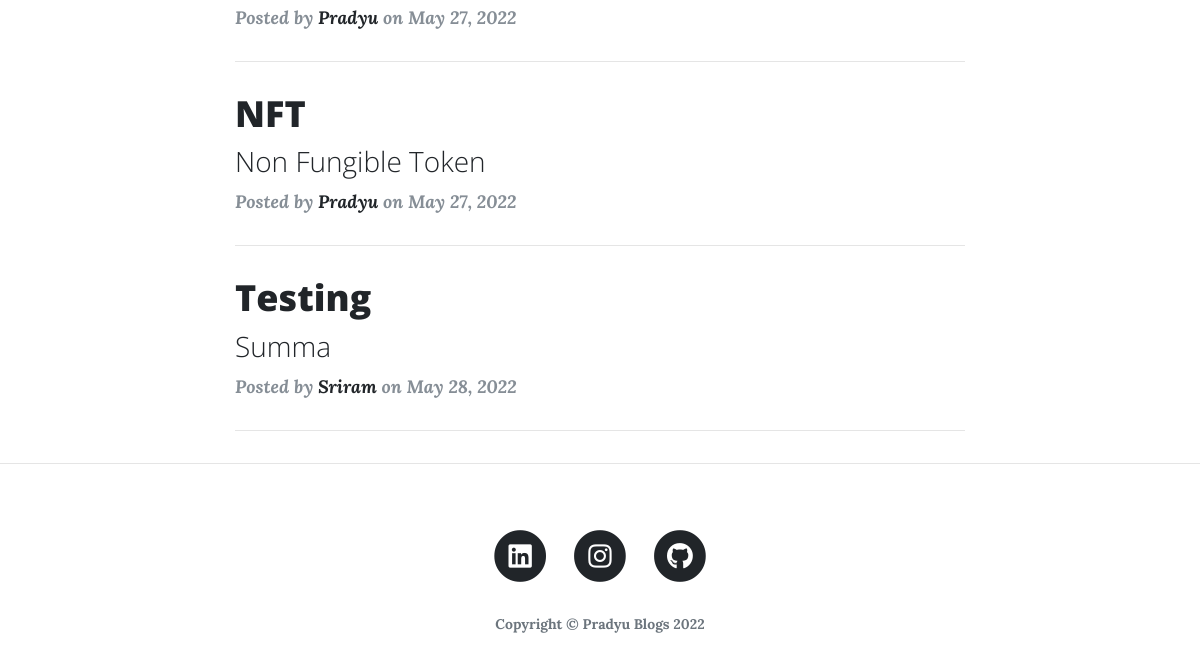
Before: / (lower part) with the older database file.
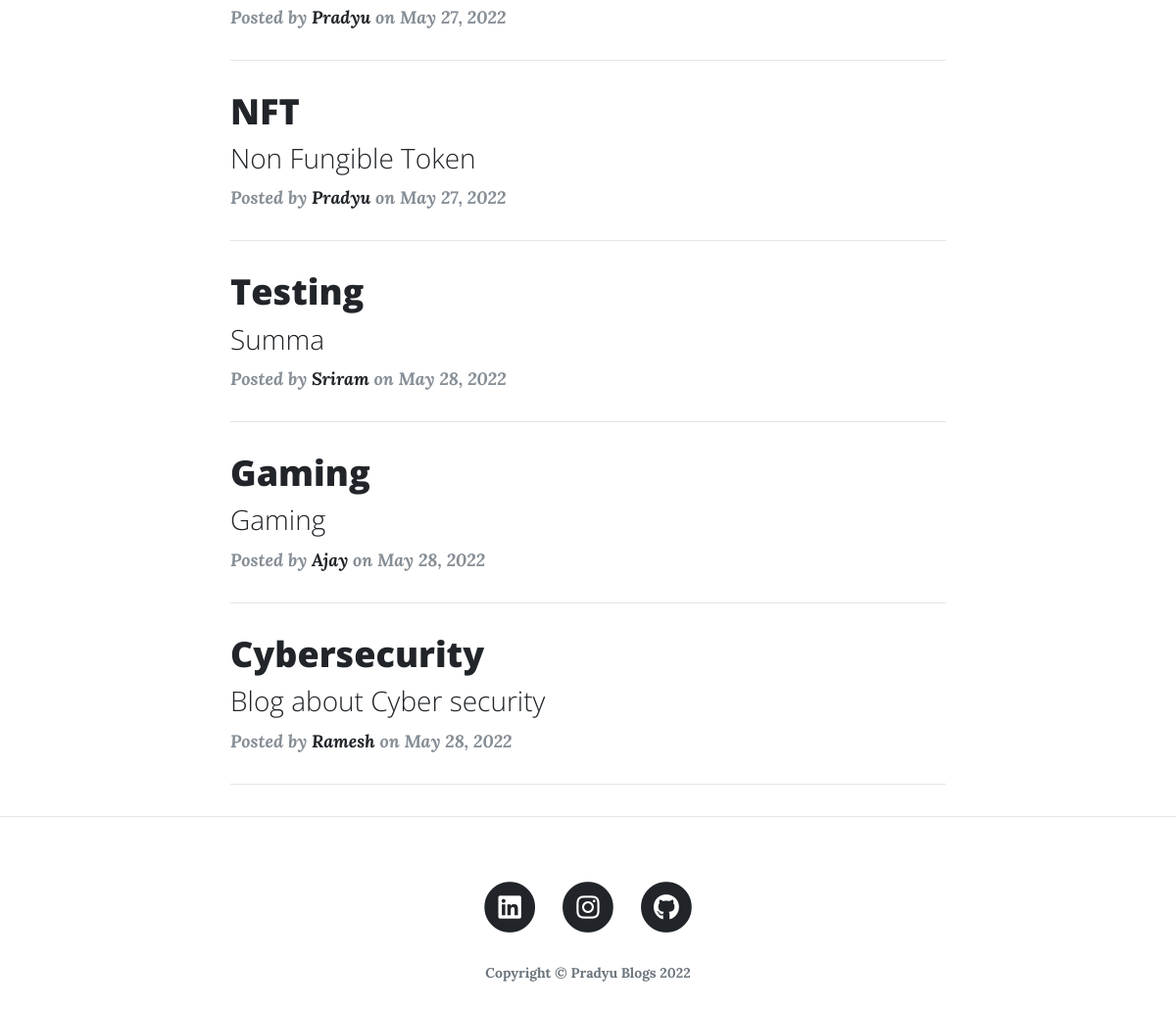
After: the same page with the newer database file.
### main.py (models this page shows)
class BlogPost(db.Model):
    __tablename__ = "blog_posts"
    id = db.Column(db.Integer, primary_key=True)
    title = db.Column(db.String(250), unique=True, nullable=False)
    subtitle = db.Column(db.String(250), nullable=False)
    date = db.Column(db.String(250), nullable=False)
    body = db.Column(db.Text, nullable=False)
    img_url = db.Column(db.String(250), nullable=False)
    author_id = db.Column(db.Integer, db.ForeignKey("users.id"),nullable=False)
    author = relationship("User", back_populates="posts")
    comments = relationship("Comments", back_populates="post",cascade="delete")

class User(UserMixin,db.Model):
    __tablename__="users"
    id=db.Column(db.Integer,primary_key=True)
    name=db.Column(db.String(100))
    email=db.Column(db.String(100),unique=True)
    password = db.Column(db.String(100))
    posts=relationship("BlogPost",back_populates="author")
    comments=relationship("Comments",back_populates="commenter")

### main.py (the view)
@app.route('/')
def get_all_posts():
    posts = BlogPost.query.all()
    return render_template("index.html", all_posts=posts)

### templates/index.html (shortened to what this page needs)
{% include "header.html" %}
  <div class="container">
    <p class="user" style="text-align:center;"><b>Hi {{current_user.name}} <b><image class="smiling-icon" src="https://img.icons8.com/windows/344/laugh.png"></p>
    <div class="row">
      <div class="col-lg-8 col-md-10 mx-auto">
        {% for post in all_posts %}
        <div class="post-preview">
          <a href="{{ url_for('show_post', post_id=post.id) }}">
            <h2 class="post-title">
              {{post.title}}
            </h2>
            <h3 class="post-subtitle">
              {{post.subtitle}}
            </h3>
          </a>
          <p class="post-meta">Posted by
            <a href="#">{{post.author.name}}</a>
            on {{post.date}}
          </p>
        </div>
        <hr>
        {% endfor %}
      </div>
    </div>
  </div>
  <hr>
{% include "footer.html" %}

### templates/header.html (shortened to what this page needs)
<!DOCTYPE html>
<html lang="en">
<head>
  <link href="{{ url_for('static', filename='vendor/bootstrap/css/bootstrap.min.css') }}" rel="stylesheet">
  <link href="{{ url_for('static', filename='vendor/fontawesome-free/css/all.min.css')}}" rel="stylesheet" type="text/css">
  <link href="{{ url_for('static', filename='css/clean-blog.min.css')}}" rel="stylesheet">
</head>
<body>

### templates/footer.html (shortened to what this page needs)
  <footer>
    <div class="container">
      <div class="row">
        <div class="col-lg-8 col-md-10 mx-auto">
          <ul class="list-inline text-center">
            <li class="list-inline-item">
              <a href="https://www.linkedin.com/in/pradumna-r-a13b49224/">
                <span class="fa-stack fa-lg">
                  <i class="fas fa-circle fa-stack-2x"></i>
                  <i class="fab fa-linkedin fa-stack-1x fa-inverse"></i>
                </span>
              </a>
            </li>
            <li class="list-inline-item">
              <a href="https://instagram.com/_prxdyu_?igshid=YmMyMTA2M2Y=">
                <span class="fa-stack fa-lg">
                  <i class="fas fa-circle fa-stack-2x"></i>
                  <i class="fab fa-instagram fa-stack-1x fa-inverse"></i>
                </span>
              </a>
            </li>
            <li class="list-inline-item">
              <a href="https://github.com/prxdyu">
                <span class="fa-stack fa-lg">
                  <i class="fas fa-circle fa-stack-2x"></i>
                  <i class="fab fa-github fa-stack-1x fa-inverse"></i>
                </span>
              </a>
            </li>
          </ul>
          <p class="copyright text-muted">Copyright &copy; Pradyu Blogs 2022</p>
        </div>
      </div>
    </div>
  </footer>
</body>
</html>

Changed rows visible on the page:
added BlogPost: title "Gaming", subtitle "Gaming", author.name "Ajay", date "May 28, 2022"
added BlogPost: title "Cybersecurity", subtitle "Blog about Cyber security", author.name "Ramesh", date "May 28, 2022"
